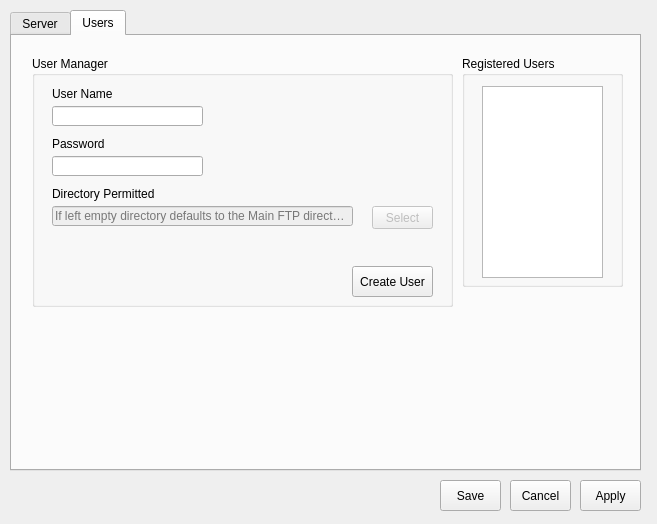
<?xml version="1.0" encoding="UTF-8"?>
<ui version="4.0">
 <class>settingsGui</class>
 <widget class="QDialog" name="settingsGui">
  <property name="geometry">
   <rect>
    <x>0</x>
    <y>0</y>
    <width>657</width>
    <height>524</height>
   </rect>
  </property>
  <property name="windowTitle">
   <string>settingsView</string>
  </property>
  <widget class="QTabWidget" name="tabWidget">
   <property name="geometry">
    <rect>
     <x>10</x>
     <y>10</y>
     <width>631</width>
     <height>461</height>
    </rect>
   </property>
   <property name="currentIndex">
    <number>1</number>
   </property>
   <widget class="QWidget" name="serverTab">
    <attribute name="title">
     <string>Server</string>
    </attribute>
    <widget class="QGroupBox" name="groupBox_3">
     <property name="geometry">
      <rect>
       <x>20</x>
       <y>20</y>
       <width>531</width>
       <height>81</height>
      </rect>
     </property>
     <property name="title">
      <string> Main Server Directory</string>
     </property>
     <widget class="QLineEdit" name="directoryInput">
      <property name="geometry">
       <rect>
        <x>20</x>
        <y>30</y>
        <width>391</width>
        <height>20</height>
       </rect>
      </property>
      <property name="readOnly">
       <bool>true</bool>
      </property>
      <property name="placeholderText">
       <string>Select the folder you wish to set up as the main FTP directory.</string>
      </property>
      <property name="clearButtonEnabled">
       <bool>false</bool>
      </property>
     </widget>
     <widget class="QPushButton" name="directorySelector">
      <property name="geometry">
       <rect>
        <x>430</x>
        <y>30</y>
        <width>71</width>
        <height>21</height>
       </rect>
      </property>
      <property name="text">
       <string>Select</string>
      </property>
     </widget>
    </widget>
    <widget class="QCheckBox" name="minimizeToTray">
     <property name="geometry">
      <rect>
       <x>40</x>
       <y>120</y>
       <width>351</width>
       <height>17</height>
      </rect>
     </property>
     <property name="text">
      <string>Minimize the server to system tray on close.</string>
     </property>
    </widget>
   </widget>
   <widget class="QWidget" name="usersTab">
    <attribute name="title">
     <string>Users</string>
    </attribute>
    <widget class="QGroupBox" name="groupBox">
     <property name="geometry">
      <rect>
       <x>20</x>
       <y>20</y>
       <width>421</width>
       <height>251</height>
      </rect>
     </property>
     <property name="title">
      <string>User Manager</string>
     </property>
     <widget class="QLabel" name="label">
      <property name="geometry">
       <rect>
        <x>20</x>
        <y>30</y>
        <width>71</width>
        <height>16</height>
       </rect>
      </property>
      <property name="text">
       <string>User Name</string>
      </property>
     </widget>
     <widget class="QLineEdit" name="nameInput">
      <property name="geometry">
       <rect>
        <x>20</x>
        <y>50</y>
        <width>151</width>
        <height>20</height>
       </rect>
      </property>
     </widget>
     <widget class="QLineEdit" name="passwordInput">
      <property name="geometry">
       <rect>
        <x>20</x>
        <y>100</y>
        <width>151</width>
        <height>20</height>
       </rect>
      </property>
     </widget>
     <widget class="QLabel" name="label_2">
      <property name="geometry">
       <rect>
        <x>20</x>
        <y>80</y>
        <width>71</width>
        <height>16</height>
       </rect>
      </property>
      <property name="text">
       <string>Password</string>
      </property>
     </widget>
     <widget class="QPushButton" name="registerUserButton">
      <property name="geometry">
       <rect>
        <x>320</x>
        <y>210</y>
        <width>81</width>
        <height>31</height>
       </rect>
      </property>
      <property name="text">
       <string>Create User</string>
      </property>
     </widget>
     <widget class="QPushButton" name="directoryPermittedSelector">
      <property name="enabled">
       <bool>false</bool>
      </property>
      <property name="geometry">
       <rect>
        <x>340</x>
        <y>150</y>
        <width>61</width>
        <height>23</height>
       </rect>
      </property>
      <property name="toolTip">
       <string>If no specific directory is selected, the user will have access to all of the servers directories.</string>
      </property>
      <property name="text">
       <string>Select</string>
      </property>
     </widget>
     <widget class="QLineEdit" name="directoryPermittedInput">
      <property name="enabled">
       <bool>false</bool>
      </property>
      <property name="geometry">
       <rect>
        <x>20</x>
        <y>150</y>
        <width>301</width>
        <height>20</height>
       </rect>
      </property>
      <property name="toolTip">
       <string>If no specific directory is selected, the user will have access to all of the servers directories.</string>
      </property>
      <property name="styleSheet">
       <string notr="true">opacity:0</string>
      </property>
      <property name="text">
       <string/>
      </property>
      <property name="readOnly">
       <bool>false</bool>
      </property>
      <property name="placeholderText">
       <string>If left empty directory defaults to the Main FTP directory.</string>
      </property>
      <property name="clearButtonEnabled">
       <bool>false</bool>
      </property>
     </widget>
     <widget class="QLabel" name="label_4">
      <property name="geometry">
       <rect>
        <x>20</x>
        <y>130</y>
        <width>141</width>
        <height>16</height>
       </rect>
      </property>
      <property name="toolTip">
       <string>If no specific directory is selected, the user will have access to all of the servers directories.</string>
      </property>
      <property name="text">
       <string>Directory Permitted</string>
      </property>
     </widget>
     <widget class="QLabel" name="userValidationLabel">
      <property name="enabled">
       <bool>true</bool>
      </property>
      <property name="geometry">
       <rect>
        <x>20</x>
        <y>185</y>
        <width>381</width>
        <height>20</height>
       </rect>
      </property>
      <property name="layoutDirection">
       <enum>Qt::RightToLeft</enum>
      </property>
      <property name="styleSheet">
       <string notr="true">color:Red; </string>
      </property>
      <property name="text">
       <string/>
      </property>
     </widget>
    </widget>
    <widget class="QGroupBox" name="groupBox_2">
     <property name="geometry">
      <rect>
       <x>450</x>
       <y>20</y>
       <width>161</width>
       <height>231</height>
      </rect>
     </property>
     <property name="title">
      <string>Registered Users</string>
     </property>
     <widget class="QListWidget" name="userListWidget">
      <property name="geometry">
       <rect>
        <x>20</x>
        <y>30</y>
        <width>121</width>
        <height>192</height>
       </rect>
      </property>
     </widget>
    </widget>
   </widget>
  </widget>
  <widget class="QPushButton" name="saveButton">
   <property name="geometry">
    <rect>
     <x>440</x>
     <y>480</y>
     <width>61</width>
     <height>31</height>
    </rect>
   </property>
   <property name="text">
    <string>Save</string>
   </property>
  </widget>
  <widget class="QPushButton" name="cancelButton">
   <property name="geometry">
    <rect>
     <x>510</x>
     <y>480</y>
     <width>61</width>
     <height>31</height>
    </rect>
   </property>
   <property name="text">
    <string>Cancel</string>
   </property>
  </widget>
  <widget class="QPushButton" name="applyButton">
   <property name="geometry">
    <rect>
     <x>580</x>
     <y>480</y>
     <width>61</width>
     <height>31</height>
    </rect>
   </property>
   <property name="text">
    <string>Apply</string>
   </property>
  </widget>
 </widget>
 <layoutdefault spacing="6" margin="11"/>
 <resources/>
 <connections/>
</ui>
